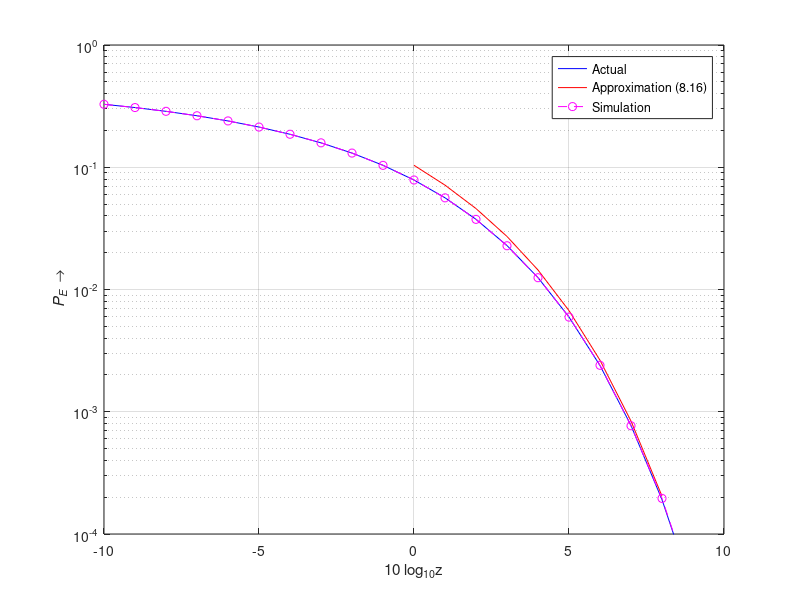

This chart was generated by the following MATLAB code:
%%% BPSK Simulation Using MATLAB (Version 2)
%%% Assuming equal probability of the transmitted bits
%%% Written by P.-J. Su 2022/8/29

clc;    %% Clear command window
clear;  %% Remove items from workspace

EbOverN0_dB = -10:1:10;   %% Eb/N0 in dB
EbOverN0 = 10.^(EbOverN0_dB/10);    %% Eb/N0
EbOverN0_dB_approx = 0:1:8;    %% Eb/N0 in dB for approximation
EbOverN0_approx = 10.^(EbOverN0_dB_approx/10); %% Eb/N0 for approximation

Eb = 1;     %% Bit energy (J)
T = 1;      %% Bit interval (s)
num_bits = 10^7;    %% Number of data bit
N0 = Eb./EbOverN0;
sigma = sqrt(T*N0);
BPSK = [-sqrt(2*Eb*T),sqrt(2*Eb*T)];   %% Baseband modulator
P1 = 0.5;   %% The a priori probability: P(d = +1) = P(d = -1) = 0.5
r_th = 0.5*log((1 - P1)/P1)*(T*N0)/sqrt(2*Eb*T);   %% The threshold value
num_bit_error = zeros(size(EbOverN0_dB));     %% Number of error bits

% The theoretical BER of the optimal detector
BER_theory = qfunc(sqrt(2*EbOverN0));

% Approximation (8.16)
BER_approx = 0.5*exp(-EbOverN0_approx)./sqrt(pi*EbOverN0_approx);

for snrIdx = 1: length(EbOverN0_dB)
    tx_bit = rand(1, num_bits) > P1;  %% Transmitted data bit
    tx_sym = BPSK(tx_bit(1:num_bits)+1);  %% Transmitted symbol
    
    %  AWGN channel
    rx_sym = tx_sym + randn(1, length(tx_sym))*sigma(snrIdx);  
    
    rx_bit = zeros(size(tx_bit)); %% Reset rx bit decisions 
    rx_bit(rx_sym > r_th(snrIdx)) = 1;   %% Decision of bit '1'
    err_pat = xor(tx_bit, rx_bit); %% Compare tx and rx bits
    
    % Error counting
    num_bit_error(snrIdx) = num_bit_error(snrIdx) + sum(err_pat);   
end

% The simulated BER of the optimal detector
BER_sim = num_bit_error/num_bits;

% Plot the error rate curves
clf;
semilogy(EbOverN0_dB, BER_theory, 'b');
hold on;
semilogy(EbOverN0_dB_approx, BER_approx, 'r');
hold on;
semilogy(EbOverN0_dB, BER_sim, '--om');
axis([-10,10,1e-4,1]);

legend('Actual','Approximation (8.16)','Simulation');
xlabel('10 log_{10}z');
ylabel('\it P_E \rm \rightarrow');
grid;